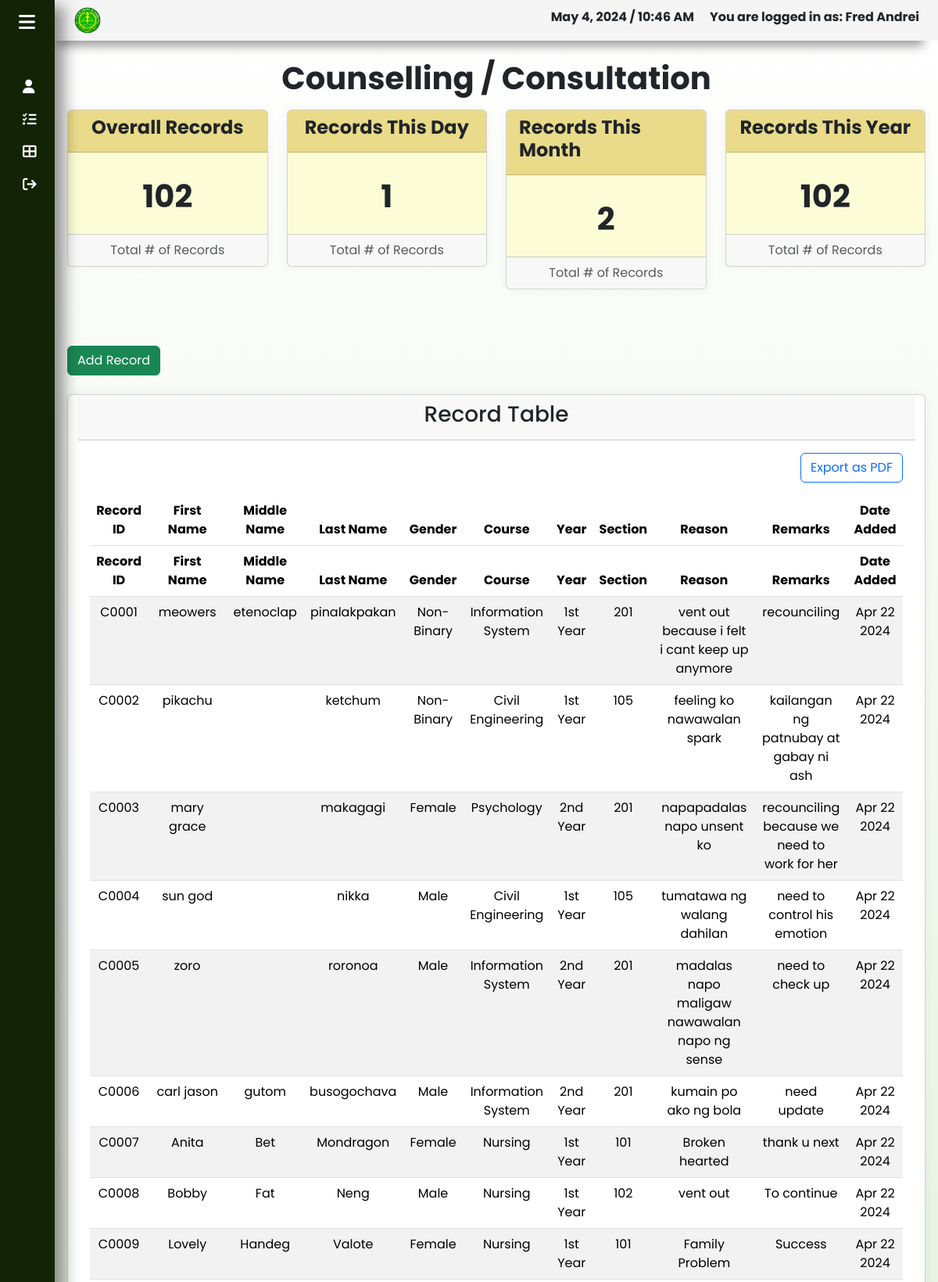
The app's page /records-counselling.php (signed in, upper part) with its own data.
### tables this page shows
CREATE TABLE `counselling` (
  `record_ID` varchar(11) NOT NULL,
  `firstName` varchar(45) NOT NULL,
  `middleName` varchar(45) NOT NULL,
  `lastName` varchar(45) NOT NULL,
  `gender` varchar(45) NOT NULL,
  `course` varchar(45) NOT NULL,
  `year` varchar(45) NOT NULL,
  `section` varchar(45) NOT NULL,
  `reason` varchar(255) NOT NULL,
  `status` varchar(45) NOT NULL,
  `remarks` varchar(255) NOT NULL,
  `date` datetime NOT NULL DEFAULT current_timestamp()
);

### functions.php (called while the page is built, shortened)
<?php
    function getCounsellingRecords($conn){
        $queryCounselling = "SELECT * FROM counselling";
        if ($resultCounselling = mysqli_query($conn,$queryCounselling)) {
            $counsellingRowCount = mysqli_num_rows($resultCounselling);
            return $counsellingRowCount;
        }
        else{
            return false;
        }
    }
    function getCounsellingRecordsCurrentDay($conn) {
        $currentDate = date('Y-m-d');
        $queryLeave = "SELECT * FROM counselling WHERE DATE(date) = '$currentDate'";
        if ($resultLeave = mysqli_query($conn, $queryLeave)) {
            $leaveRowCount = mysqli_num_rows($resultLeave);
            return $leaveRowCount;
        } else {
            return false;
        }
    }
    function getCounsellingRecordsCurrentMonth($conn) {
        $currentMonth = date('m');
        $currentYear = date('Y');
        $queryLeave = "SELECT * FROM counselling WHERE MONTH(date) = $currentMonth AND YEAR(date) = $currentYear";
        if ($resultLeave = mysqli_query($conn, $queryLeave)) {
            $leaveRowCount = mysqli_num_rows($resultLeave);
            return $leaveRowCount;
        } else {
            return false;
        }
    }
    function getCounsellingRecordsCurrentYear($conn) {
        $currentYear = date('Y');
        $queryLeave = "SELECT * FROM counselling WHERE YEAR(date) = $currentYear";
        if ($resultLeave = mysqli_query($conn, $queryLeave)) {
            $leaveRowCount = mysqli_num_rows($resultLeave);
            return $leaveRowCount;
        } else {
            return false;
        }
    }
?>

### records-counselling.php (the view, shortened to what this page needs)
<?php
    include('dbConnection.php');
    include('functions.php');
    $queryCounselling = "SELECT * FROM counselling";
    $resultCounselling = mysqli_query($conn, $queryCounselling);
    $totalCounsellingRecord = getCounsellingRecords($conn);
    $totalCounsellingToday = getCounsellingRecordsCurrentDay($conn);
    $totalCounsellingRecordMonth = getCounsellingRecordsCurrentMonth($conn);
    $totalCounsellingRecordYear = getCounsellingRecordsCurrentYear($conn);
?>
<!DOCTYPE html>
<html lang="en">
<head>
    <link rel="stylesheet" href="css/bootstrap.min.css">
    <link rel="stylesheet" href="assets/fontawesome/css/all.css">
    <link href="https://cdn.lineicons.com/4.0/lineicons.css" rel="stylesheet">
    <link rel="stylesheet" href="https://cdn.datatables.net/2.0.5/css/dataTables.dataTables.min.css">
    <link rel="stylesheet" href="assets/DataTables/css/dataTables.dataTables.css">
    <link rel="stylesheet" href="css/records-loa.css">
</head>
<body>
    <div class="wrapper">
        <aside id="sidebar" style="position: fixed; height: 100%; box-shadow: 14px 6px 18px -2px rgba(0,0,0,0.42); -webkit-box-shadow: 14px 6px 18px -2px rgba(0,0,0,0.42); -moz-box-shadow: 14px 6px 18px -2px rgba(0,0,0,0.42);">
            <div class="d-flex">
                <button class="toggle-btn" type="button">
                    <i class="fa-solid fa-bars"></i> </button>
            </div>
            <ul class="sidebar-nav">
                <li class="sidebar-item">
                    <a href="staffProfile.php" class="sidebar-link">
                        <i class="fa-solid fa-user"></i>
                    </a>
                </li>
                <li class="sidebar-item">
                    <a href="home.php" class="sidebar-link">
                        <i class="fa-solid fa-list-check"></i>
                    </a>
                </li>
                <li class="sidebar-item">
                    <a href="#" class="sidebar-link collapsed has-dropdown" data-bs-toggle="collapse"
                        data-bs-target="#multi" aria-expanded="false" aria-controls="multi">
                        <i class="fa-solid fa-table-cells-large"></i>
                    </a>
                </li>
                <li class="sidebar-item">
                    <a role="button" class="sidebar-link" onclick="confirmLogout()">
                        <i class="fa-solid fa-arrow-right-from-bracket"></i>
                    </a>
                </li>
            </ul>
        </aside>
        <div class="main" style="margin-left: 70px">
            <nav class="navbar d-flex px-4 py-2" style="background-color: #f5f5f5; box-shadow: -8px 17px 14px -11px rgba(0,0,0,0.42); -webkit-box-shadow: -8px 17px 14px -11px rgba(0,0,0,0.42); -moz-box-shadow: -8px 17px 14px -11px rgba(0,0,0,0.42);">
                <a href="home.php"><img src="images/kld-logo.png" alt="" class="img-fluid" style="max-width: 3vw;"></a>
                <p id="currentTime" class="h6 fw-bold ms-auto" style="margin-right: 20px">Time</p>
                <p class="h6 fw-bold">You are logged in as: <?php echo $_SESSION['userSession'] ?></p>
            </nav>
            <main class="content px-3 py-4">
                <p class="h1 mb-3 fw-bold text-center">Counselling / Consultation</p>
                <div class="row">
                    <div class="col-lg-3 col-md-6 col-sm-8 mb-4">
                        <div class="card w-100 mx-auto">
                            <div class="card-header statistics" style="background-color: rgba(211, 183, 23, 0.5)">
                                <p class="fw-bold h4 d-flex justify-content-center">Overall Records</p>
                            </div>
                            <div class="card-body statistics-body" style="background-color: rgba(244, 246, 107, 0.28)">
                                <p class="fw-bold h1 d-flex justify-content-center align-items-center pt-3"><?php echo $totalCounsellingRecord ?></p>
                            </div>
                            <div class="card-footer">
                                <span class="text-muted d-flex justify-content-center">Total # of Records</span>
                            </div>
                        </div>
                    </div>
                    <div class="col-lg-3 col-md-6 col-sm-8 mb-4">
                        <div class="card w-100 mx-auto">
                            <div class="card-header statistics" style="background-color: rgba(211, 183, 23, 0.5)">
                                <p class="fw-bold h4 d-flex justify-content-center">Records This Day</p>
                            </div>
                            <div class="card-body statistics-body" style="background-color: rgba(244, 246, 107, 0.28)">
                                <p class="fw-bold h1 d-flex justify-content-center align-items-center pt-3"><?php echo $totalCounsellingToday ?></p>
                            </div>
                            <div class="card-footer">
                                <span class="text-muted d-flex justify-content-center">Total # of Records</span>
                            </div>
                        </div>
                    </div>
                    <div class="col-lg-3 col-md-6 col-sm-8 mb-4">
                        <div class="card w-100 mx-auto">
                            <div class="card-header statistics" style="background-color: rgba(211, 183, 23, 0.5)">
                                <p class="fw-bold h4 d-flex justify-content-center">Records This Month</p>
                            </div>
                            <div class="card-body statistics-body" style="background-color: rgba(244, 246, 107, 0.28)">
                                <p class="fw-bold h1 d-flex justify-content-center align-items-center pt-3"><?php echo $totalCounsellingRecordMonth ?></p>
                            </div>
                            <div class="card-footer">
                                <span class="text-muted d-flex justify-content-center">Total # of Records</span>
                            </div>
                        </div>
                    </div>
                    <div class="col-lg-3 col-md-6 col-sm-8 mb-4">
                        <div class="card w-100 mx-auto">
                            <div class="card-header statistics" style="background-color: rgba(211, 183, 23, 0.5)">
                                <p class="fw-bold h4 d-flex justify-content-center align-items-center">Records This Year</p>
                            </div>
                            <div class="card-body statistics-body" style="background-color: rgba(244, 246, 107, 0.28)">
                                <p class="fw-bold h1 d-flex justify-content-center align-items-center pt-3"><?php echo $totalCounsellingRecordYear ?></p>
                            </div>
                            <div class="card-footer">
                                <span class="text-muted d-flex justify-content-center">Total # of Records</span>
                            </div>
                        </div>
                    </div>
                    <div class="row mt-5">
                        <div class="col-lg-4 col-md-4 mb-4">
                            <div class="button">
                                <button class="btn btn-success" data-bs-toggle="modal" data-bs-target="#addRecord">Add Record</button>
                            </div>
                        </div>
                    </div>
                    <div class="row mx-auto">
                        <div class="card text-center">
                            <div class="card-header mb-n5">
                                <p class="h3">Record Table</p>
                            </div>
                            <div class="card-body">
                                <form action="export-pdf.php" method="POST">
                                    <input type="submit" name="exportcounselling" class="btn btn-outline-primary d-flex ms-auto mb-3" value="Export as PDF">
                                </form>
                                <div class="table-responsive">
                                    <table id="counselling-table" class="table table-striped data-table text-center" style="width: 100%">
                                        <thead>
                                            <tr>
                                                <th class="text-center">Record ID</th>
                                                <th class="text-center">First Name</th>
                                                <th class="text-center">Middle Name</th>
                                                <th class="text-center">Last Name</th>
                                                <th class="text-center">Gender</th>
                                                <th class="text-center">Course</th>
                                                <th class="text-center">Year</th>
                                                <th class="text-center">Section</th>
                                                <th class="text-center">Reason</th>
                                                <th class="text-center">Remarks</th>
                                                <th class="text-center">Date Added</th>
                                            </tr>
                                        </thead>
                                        <tbody>
                                            <tr>
                                                <?php
                                                    while($row = mysqli_fetch_assoc($resultCounselling)) {
                                                ?>
                                                <td><?php echo $row['record_ID']?></td>
                                                <td class="firstName"><?php echo $row['firstName']?></td>
                                                <td class="middleName"><?php echo $row['middleName']?></td>
                                                <td class="lastName"><?php echo $row['lastName']?></td>
                                                <td class="gender"><?php echo $row['gender']?></td>
                                                <td class="course"><?php echo $row['course']?></td>
                                                <td class="year"><?php echo $row['year']?></td>
                                                <td class="section"><?php echo $row['section']?></td>
                                                <td class="reason"><?php echo $row['reason']?></td>
                                                <td class="remarks"><?php echo $row['remarks']?></td>
                                                <td class="text-center"><?php echo date('M d Y', strtotime($row['date']))?></td>
                                            </tr>
                                            <?php
                                                }
                                            ?>
                                        </tbody>
                                    </table>
                                </div>
                            </div>
                        </div>
                    </div>
                </div>
            </main>
        </div>
    </div>
</body>
</html>

### assets/DataTables/DataTables-2.0.4/css/dataTables.dataTables.css (style rules this page uses)
:root { --dt-row-selected: 13, 110, 253; --dt-row-selected-text: 255, 255, 255; --dt-row-selected-link: 9, 10, 11; --dt-row-stripe: 0, 0, 0; --dt-row-hover: 0, 0, 0; --dt-column-ordering: 0, 0, 0; --dt-html-background: white; }

### css/records-loa.css (style rules this page uses)
a { text-decoration: none; }
li { list-style: none; }
body { font-family: 'Poppins', sans-serif; }
.wrapper { display: flex; }
.main { display: flex; flex-direction: column; min-height: 100vh; width: 100%; overflow: hidden; transition: all 0.35s ease-in-out; background: rgb(255,255,255); background: linear-gradient(180deg, rgba(255,255,255,1) 0%, rgba(110, 173, 61,1) 120%); min-width: 0; z-index:80; }
#sidebar { width: 70px; min-width: 70px; z-index: 1000; transition: all .25s ease-in-out; background-color:rgb(19, 36, 6); display: flex; flex-direction: column; }
.toggle-btn { background-color: transparent; cursor: pointer; border: 0; padding: 1rem 1.5rem; }
.toggle-btn i { font-size: 1.5rem; color: #FFF; }
.sidebar-nav { padding: 2rem 0; flex: 1 1 auto; }
a.sidebar-link { padding: .625rem 1.625rem; color: #FFF; display: block; font-size: 0.9rem; white-space: nowrap; border-left: 3px solid transparent; }
.sidebar-link i, .dropdown-item i { font-size: 1.1rem; margin-right: .75rem; }
.sidebar-item { position: relative; }
.navbar { background-color: #c5c5c5; box-shadow: 0 0 2rem 0 rgba(33, 37, 41, .1); }
.card { box-shadow: 0 0 .875rem 0 rgba(9, 13, 16, 0.05); }
.statistics { background-color: rgba(75, 255, 146, 0.5); }
.statistics-body { background-color: rgb(211, 183, 23); }

### records on screen
counselling: record_ID "C0001", firstName "meowers", middleName "etenoclap", lastName "pinalakpakan", gender "Non-Binary", course "Information System", year "1st Year", section "201", reason "vent out because i felt i cant keep up anymore", remarks "recounciling", date "Apr 22 2024"
counselling: record_ID "C0002", firstName "pikachu", lastName "ketchum", gender "Non-Binary", course "Civil Engineering", year "1st Year", section "105", reason "feeling ko nawawalan spark", remarks "kailangan ng patnubay at gabay ni ash", date "Apr 22 2024"
counselling: record_ID "C0003", firstName "mary grace", lastName "makagagi", gender "Female", course "Psychology", year "2nd Year", section "201", reason "napapadalas napo unsent ko", remarks "recounciling because we need to work for her", date "Apr 22 2024"
counselling: record_ID "C0004", firstName "sun god", lastName "nikka", gender "Male", course "Civil Engineering", year "1st Year", section "105", reason "tumatawa ng walang dahilan", remarks "need to control his emotion", date "Apr 22 2024"
counselling: record_ID "C0005", firstName "zoro", lastName "roronoa", gender "Male", course "Information System", year "2nd Year", section "201", reason "madalas napo maligaw nawawalan napo ng sense", remarks "need to check up", date "Apr 22 2024"
counselling: record_ID "C0006", firstName "carl jason", middleName "gutom", lastName "busogochava", gender "Male", course "Information System", year "2nd Year", section "201", reason "kumain po ako ng bola", remarks "need update", date "Apr 22 2024"
counselling: record_ID "C0007", firstName "Anita", middleName "Bet", lastName "Mondragon", gender "Female", course "Nursing", year "1st Year", section "101", reason "Broken hearted", remarks "thank u next", date "Apr 22 2024"
counselling: record_ID "C0008", firstName "Bobby", middleName "Fat", lastName "Neng", gender "Male", course "Nursing", year "1st Year", section "102", reason "vent out", remarks "To continue", date "Apr 22 2024"
counselling: record_ID "C0009", firstName "Lovely", middleName "Handeg", lastName "Valote", gender "Female", course "Nursing", year "1st Year", section "101", reason "Family Problem", remarks "Success", date "Apr 22 2024"

### other values on screen
$_SESSION['userSession'] "Fred Andrei"
$totalCounsellingRecord "102"
$totalCounsellingToday "1"
$totalCounsellingRecordMonth "2"
$totalCounsellingRecordYear "102"
